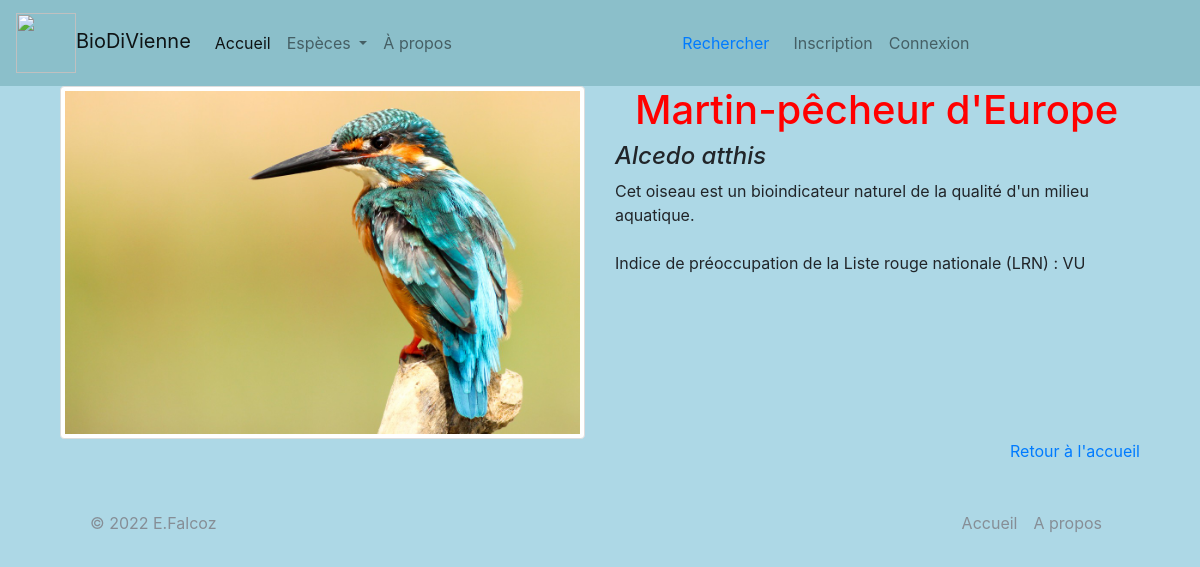
The app's page /espece/2 with its own data.
### app25OK.py (models this page shows)
class Espece(db.Model):
    espece_id = db.Column(db.Integer, unique=True, nullable=False, primary_key=True, autoincrement=True)
    espece_fichier = db.Column(db.Text, unique=True, nullable=False)
    espece_regne = db.Column(db.Text, nullable=False)
    espece_nom_vernaculaire = db.Column(db.Text)
    espece_nom_latin = db.Column(db.Text)
    espece_description = db.Column(db.Text)
    espece_preoccupation = db.Column(db.Text)
    espece_droit_image = db.Column(db.Text)
    authorships = db.relationship("Authorship", back_populates="espece")

### app25OK.py (the view)
@app.route("/espece/<int:espece_id>")
def espece(espece_id):
    unique_espece = Espece.query.get(espece_id)
    return render_template("pages/espece.html", espece=unique_espece)

### templates/pages/espece.html (shortened to what this page needs)
{% extends "conteneur3.html" %}
{% block corps %}
    {% if espece %}
<div>
<div class="row align-items-start">
    <div class="col">
            <img src=/display/{{espece.espece_fichier}} class="img-thumbnail img-responsive" href="{{espece.espece_droit_image}}">
    </div>
    <div class="col">
      <h1>{{espece.espece_nom_vernaculaire}}</h1>
            <h4><i>{{espece.espece_nom_latin}}</i></h4>
      <div class="mb-3">
                <label class="form-label">{{espece.espece_description}}</label>
              </div>
            <div class="mb-3">
                <label class="form-label">Indice de préoccupation de la Liste rouge nationale (LRN) : {{espece.espece_preoccupation}}</label></br>
            </div>
</div>
</div>
    {% else %}
            <div class="row align-items-start">
                <div class="col">
        <p>La base de données est en cours de constitution</p>
                    </div>
            </div>
    {% endif %}
    <p><a class="float-right" href="{{url_for('accueil')}}">Retour à l'accueil</a></p>
{% endblock %}

### static/css/style.css (style rules this page uses)
body { background-color: lightblue; }
h1 { color: red; margin-left: 20px; }

### records on screen
Espece: espece_fichier (picture), espece_nom_vernaculaire "Martin-pêcheur d'Europe", espece_nom_latin "Alcedo atthis", espece_description "Cet oiseau est un bioindicateur naturel de la qualité d'un milieu aquatique.", espece_preoccupation "VU"
